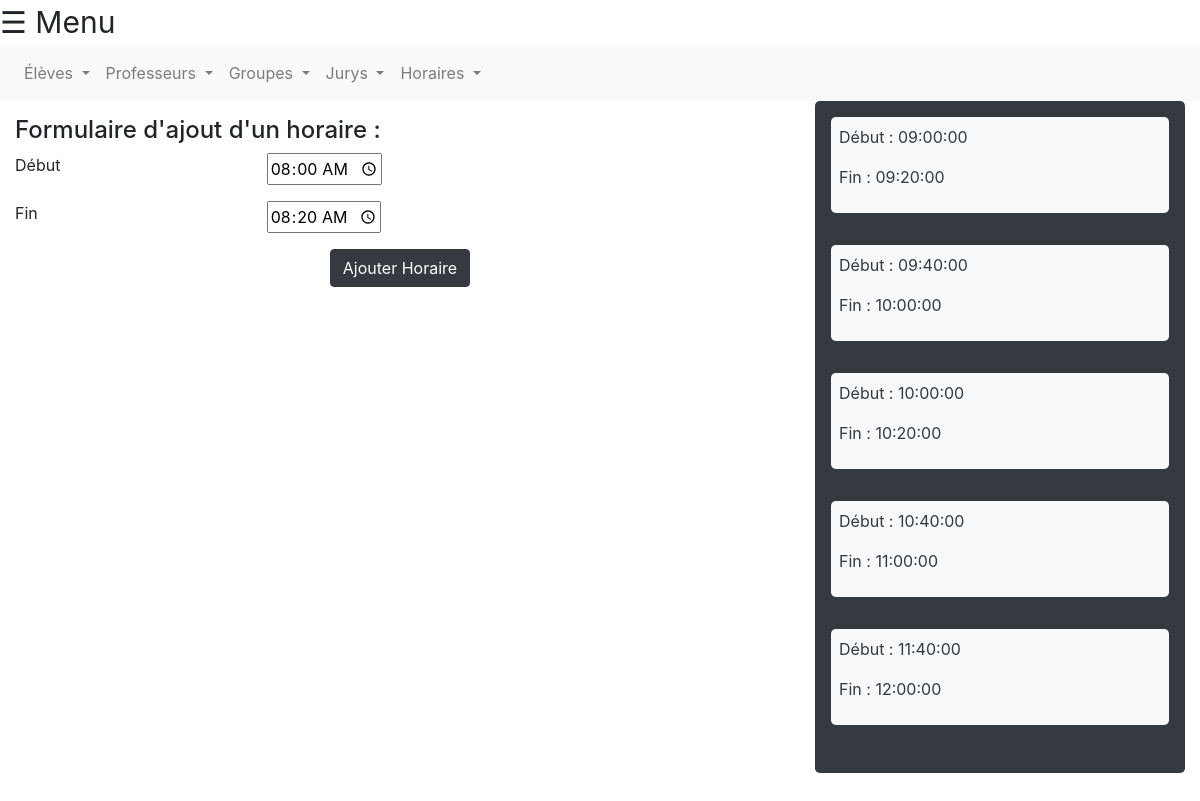
The page /site-web/templates/admin/InsererHoraires.php (signed in) on the database its author committed.
### tables this page shows
create table HEURE(
    idHeure int,
    hDeb time,
    hFin time,
    PRIMARY key(idHeure)
);

### site-web/templates/admin/InsererHoraires.php (the view, shortened to what this page needs)
<!DOCTYPE html>
<html class="h-100">
<head>
<link rel="stylesheet" href="../../css/index.css"/>
<link rel="stylesheet" href="https://maxcdn.bootstrapcdn.com/bootstrap/4.0.0-beta.3/css/bootstrap.min.css">
</head>
<body class="h-100">
<?php include 'menu_admin.php'; ?>
<nav class="navbar navbar-expand-lg navbar-light bg-light">
  <div class="collapse navbar-collapse" id="navbarText">
    <ul class="navbar-nav mr-auto">
      <li class="nav-item dropdown">
        <a class="nav-link dropdown-toggle" href="#" id="navbarDropdownMenuLink" role="button" data-toggle="dropdown" aria-haspopup="true" aria-expanded="false">
          Élèves
        </a>
      </li>
      <li class="nav-item dropdown">
        <a class="nav-link dropdown-toggle" href="#" id="navbarDropdown" role="button" data-toggle="dropdown" aria-haspopup="true" aria-expanded="false">
          Professeurs
        </a>
      </li>
      <li class="nav-item dropdown">
        <a class="nav-link dropdown-toggle" href="#" id="navbarDropdown" role="button" data-toggle="dropdown" aria-haspopup="true" aria-expanded="false">
          Groupes
        </a>
      </li>
      <li class="nav-item dropdown">
        <a class="nav-link dropdown-toggle" href="#" id="navbarDropdown" role="button" data-toggle="dropdown" aria-haspopup="true" aria-expanded="false">
          Jurys
        </a>
      </li>
      <li class="nav-item dropdown">
        <a class="nav-link dropdown-toggle" href="#" id="navbarDropdown" role="button" data-toggle="dropdown" aria-haspopup="true" aria-expanded="false">
          Horaires
        </a>
      </li>
    </ul>
  </div>
</nav>
<div id="main" class="container-fluid" style="height:50%">
  <div class="row justify-content-between" style="height:150%">
    <div class="col-8">
      <form name="AjoutHoraires" method="POST" style="padding-top: 2%" action="insertion_horaires.php">
        <h4>Formulaire d'ajout d'un horaire :</h4>
        <div class="form-group row">
          <label for="HeureDeb" class="col-4">Début</label>
          <input id="HeureDeb" type="time" name="HeureDeb" value="08:00" required></input>
        </div>
        <div class="form-group row">
          <label for="HeureFin" class="col-4">Fin</label>
          <input id="HeureFin" type="time" name="HeureFin" value="08:20" required></input>
        </div>
        <div class="text-center">
          <button class="btn btn-dark" type="submit">Ajouter Horaire</button>
        </div>
      </form>
    </div>
    <div class="col-4" style="overflow-y:scroll; height:100%; width: 400px">
      <?php
      $db = connect_database();
      try{
        $firstCall = true;
        $stmt2 = $db->prepare("SELECT * FROM HEURE order by hDeb");
        $stmt2->execute();
        echo '<div class="jumbotron text-white bg-dark" style="padding:1em">';
        while($row = $stmt2->fetch())
        {
          $firstCall = !$firstCall;
          echo '
            <div class="jumbotron text-dark bg-light" style="padding:0.5em">
              <p>Début : '.$row["hDeb"].'</p>
              <p>Fin : '.$row["hFin"].'</p>
            </div>';
          }
          if(!$firstCall){
            echo "</div>";
          }
      }
      catch(Exception $e)
      {
        echo $e->getMessage();
      }
      ?>
    </div>
  </div>
</body>

### site-web/css/index.css (style rules this page uses)
body { font-family: "Lato", sans-serif; }

### rows shown on the page
heure: hDeb "09:00:00", hFin "09:20:00"
heure: hDeb "09:40:00", hFin "10:00:00"
heure: hDeb "10:00:00", hFin "10:20:00"
heure: hDeb "10:40:00", hFin "11:00:00"
heure: hDeb "11:40:00", hFin "12:00:00"
